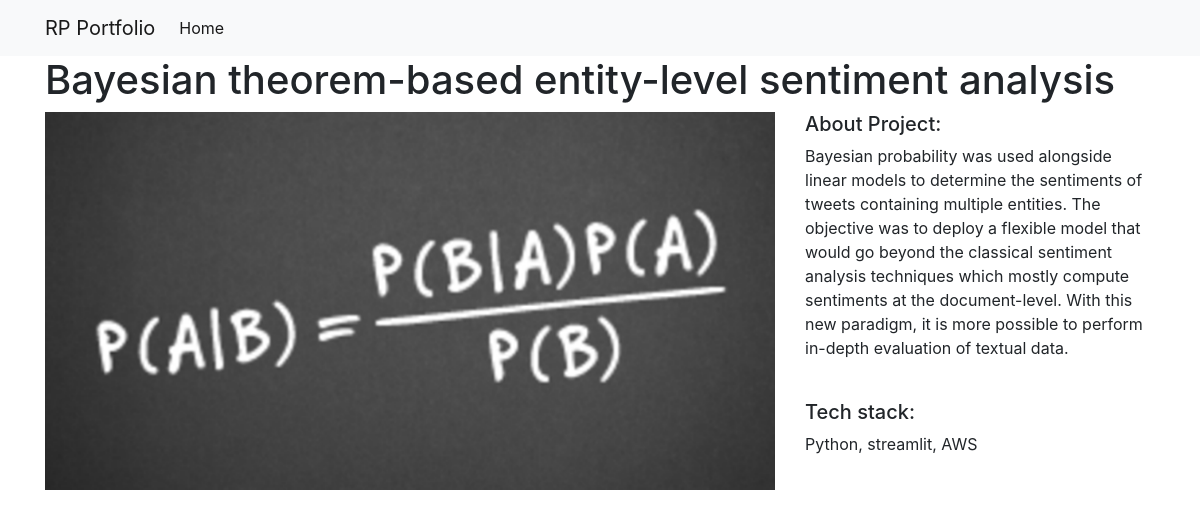
Screenshot of /3/ with the database file from the repository.
### projects/models.py (models this page shows)
class Project(models.Model):
    title = models.CharField(max_length = 100)
    description = models.TextField()
    technology = models.CharField(max_length = 20)
    image = models.FilePathField(path="/img")

### projects/views.py (the view)
# urls.py: path("<int:pk>/", views.project_detail, name="project_detail"), ]
def project_detail(request, pk):
    project = Project.objects.get(pk=pk)
    context= {
            'project': project
            }
    return render(request, 'project_detail.html', context)

### projects/templates/project_detail.html
{% extends "base.html" %}
{% load static %}
{% block page_content %}
<h1>{{project.title}}</h1>
<div class="row">
	<div class="col-md-8">
		<img src="{% static project.image %}" alt="" width="100%">
	</div>
	<div class="col-md-4">
		<h5> About Project: </h5>
		<p>{{project.description }} </p>
		<br>
		<h5>Tech stack:</h5>
		<p>{{project.technology}}</p>
	</div>
</div>
{% endblock %}

### rows the page displays
Project: title "Bayesian theorem-based entity-level sentiment analysis", image (picture), description "Bayesian probability was used alongside linear models to determine the sentiments of tweets containing multiple entities. The objective was to deploy a flexible model that would go beyond the classical sentiment analysis techniques which mostly compute sentiments at the document-level. With this new paradigm, it is more possible to perform in-depth evaluation of textual data.", technology "Python, streamlit, AWS"
